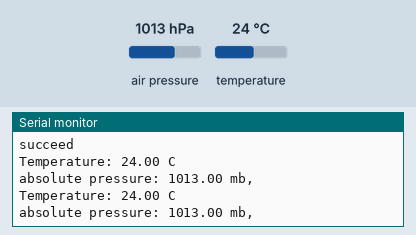
Bench run of a sketch on a simulated Arduino Uno, built with avr-gcc and run on an emulated ATmega328P. Parts: the last lines printed to the serial monitor. The test bench sets the inputs (shaded band); at power-on: air pressure 1013 hPa, temperature 24 °C.

Above: at 3.8 s.
3.9 s: air pressure set to 952 hPa
At 7.2 s:
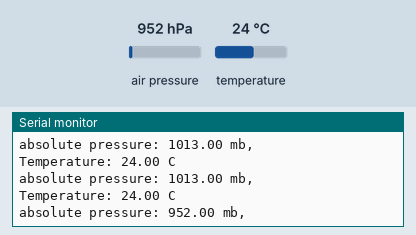
7.8 s: temperature set to 12 °C
At 10.0 s:
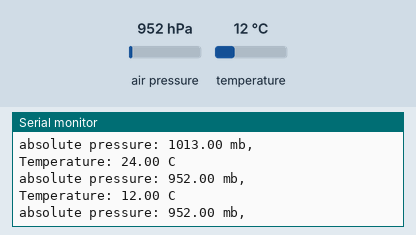
11.7 s: air pressure set to 975 hPa
At 12.7 s:
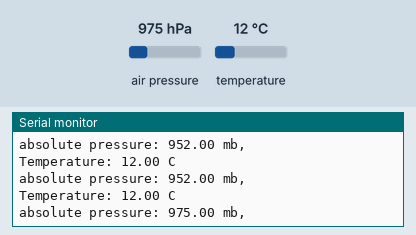
Timing chart, 0 to 14.7 s (numbered marks = the images above; inputs shaded):
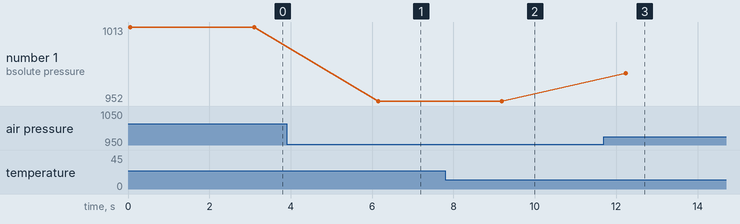

The sketch:

weather_station.ino
```cpp
#include<Wire.h>
#include<SPI.h>
#include<SFE_BMP180.h>
#include <SoftwareSerial.h>
#include <stdlib.h>
#define setPin 6

//data are organized in a structure
struct mydata {
  float temperature;
  float pressure;
};
typedef struct mydata MyData;
MyData data;


// Initialize BMP180 sensor
SFE_BMP180 bmp180;

// create HC-RF object
SoftwareSerial HC12(10, 11); // HC-12 TX Pin, HC-12 RX Pin

int sensorNum = 1;
String sensorType = "TEMP";

unsigned long seconds = 1000L;
unsigned long minutes = seconds * 60;
int output;


byte incomingByte;
String readBuffer = "";

void setup() {

////  pinMode(setPin, OUTPUT);              // Output High for Transparent / Low for Command.
////  digitalWrite(setPin, HIGH);           // HC-12 normal, transparent mode.
//  delay(80);                            // 80 ms delay before operation per datasheet.

  Serial.begin(9600);                   // Open serial port to computer.
  HC12.begin(9600);                     // Open serial port to HC12.

  bool success = bmp180.begin();
  if (success) {
    Serial.println("succeed");
  }
  else {
    Serial.println("Not succed");
    while(1); // Pause forever
  }

}


void loop() {

  char status;
  double T, P;
  bool success = false;
  char output[7];

  status = bmp180.startTemperature();
  if (status != 0) {
    delay(status);
    status = bmp180.getTemperature(T);
    data.temperature = T;

    if (status != 0) {
      status = bmp180.startPressure(3);

      if (status != 0) {
        delay(status);
        status = bmp180.getPressure(P, T);
        data.pressure = P;
      }
    }
  }

  Serial.print("Temperature: ");
  Serial.print(data.temperature);
  Serial.println(" C");

  Serial.print("absolute pressure: ");
  Serial.print(P,2);
  Serial.println(" mb, ");


  dtostrf(data.temperature,5, 2, output);
  HC12.write(output);                         // Send to the other module
  HC12.write("#");
  dtostrf(data.pressure,6, 2, output);
  HC12.write(output);                         // Send to the other module


  delay(3000);
}
```

Measured:
- after the input at 3.9 s, the serial monitor: prints a new line after 2.2 s (image 1)
- after the input at 7.8 s, the serial monitor: prints a new line after 1.4 s (image 2)
- after the input at 11.7 s, the serial monitor: prints a new line after 0.54 s (image 3)
- plotted number 1: 1013 → 952 after the input at 3.9 s, 952 → 975 after the input at 11.7 s
